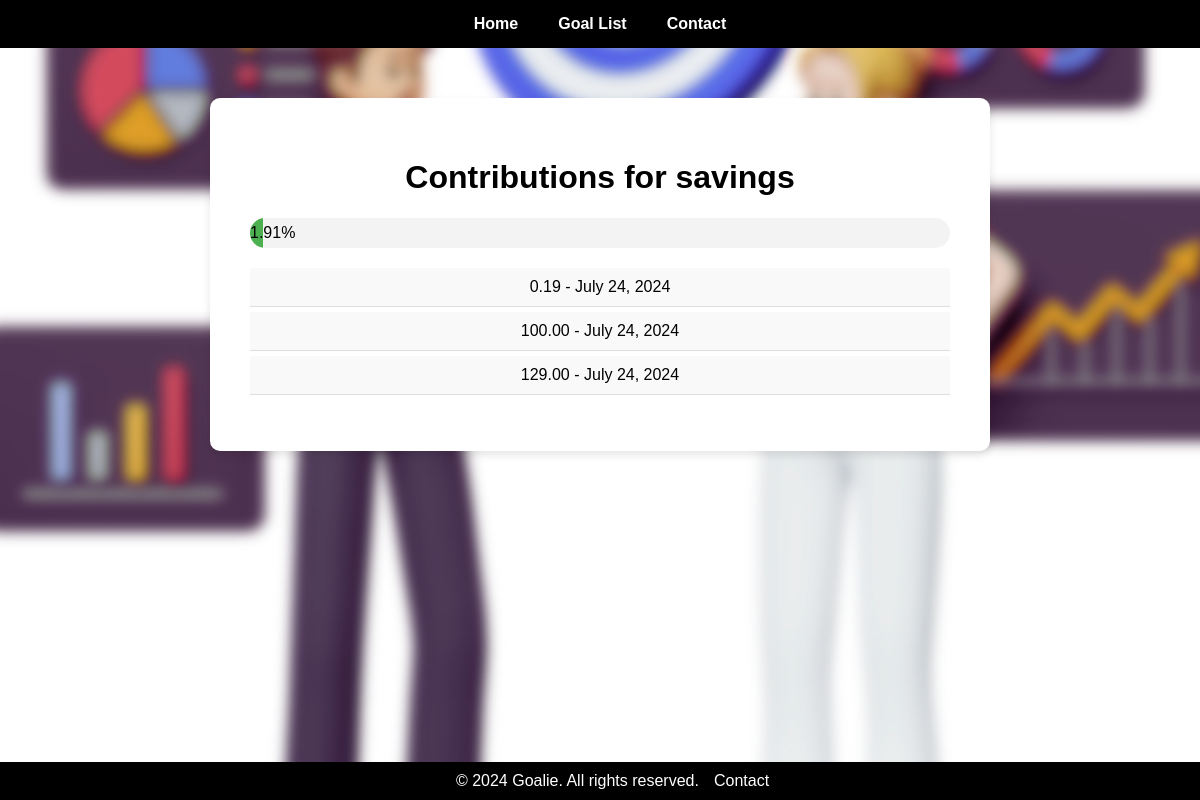
The page /Goals/goal/2/contributions/ (signed in) on the database its author committed.
### Test/Goals/models.py (models this page shows, shortened)
class Goal(models.Model):
    title = models.CharField(max_length=200)
    description = models.TextField()
    target_amount = models.DecimalField(max_digits=10, decimal_places=2)
    deadline = models.DateField()
    date = models.DateField(default=date.today)
    user = models.ForeignKey(User, on_delete=models.CASCADE)

class Contribution(models.Model):
    amount = models.DecimalField(max_digits=10, decimal_places=2)
    date = models.DateField(auto_now_add=True)  # This should be in the database schema
    goal = models.ForeignKey(Goal, on_delete=models.CASCADE, related_name='contributions')
    user = models.ForeignKey(User, on_delete=models.CASCADE)

### Test/Goals/views.py (the view)
# urls.py: path('goal/<int:goal_id>/contributions/', views.view_contributions, name='view_contributions'),
@login_required
def view_contributions(request, goal_id):
    goal = get_object_or_404(Goal, id=goal_id)
    contributions = Contribution.objects.filter(goal=goal)
    total_contributed = contributions.aggregate(Sum('amount'))['amount__sum'] or 0
    total_contributed = Decimal(total_contributed)
    try:
        target_amount = Decimal(goal.target_amount)
    except (ValueError, TypeError):
        target_amount = Decimal('0.0')
    if target_amount > 0:
        progress_percentage = (total_contributed / target_amount) * 100
    else:
        progress_percentage = 0
    context = {
        'goal': goal,
        'contributions': contributions,
        'progress_percentage': progress_percentage,
    }
    return render(request, 'goals/view_contributions.html', context)

### Test/Goals/templates/goals/view_contributions.html (shortened to what this page needs)
<!DOCTYPE html>
<html lang="en">
<head>
    {% load static %}
</head>
<body>
    <div class="top-bar">
        <a href="{% url 'index' %}">Home</a>
        <a href="{% url 'Goals:goal_list' %}">Goal List</a>
        <a href="{% url 'Users:contact' %}">Contact</a>
    </div>
    <div class="container">
        <h1>Contributions for {{ goal.title }}</h1>
        <div class="progress-container">
            <div class="progress-bar" style="width: {{ progress_percentage }}%;">
                <span>{{ progress_percentage|floatformat:2 }}%</span>
            </div>
        </div>
        <ul style="list-style: none; padding: 0;">
            {% for contribution in contributions %}
                <li style="background-color: #f9f9f9; padding: 10px; border-bottom: 1px solid #ddd; margin-bottom: 5px;">
                    {{ contribution.amount }} - {{ contribution.date }}
                </li>
            {% empty %}
                <li style="background-color: #f9f9f9; padding: 10px; border-bottom: 1px solid #ddd; margin-bottom: 5px;">
                    No contributions yet.
                </li>
            {% endfor %}
        </ul>
    </div>
    <footer>
        <p>&copy; 2024 Goalie. All rights reserved.</p>
        <a href="{% url 'Users:contact' %}" class="contact-link">Contact</a>
    </footer>
</body>
</html>

### rows shown on the page
Goal: title "savings"
Contribution: amount "0.19", date "July 24, 2024"
Contribution: amount "100.00", date "July 24, 2024"
Contribution: amount "129.00", date "July 24, 2024"

### other values the page prints
{{ progress_percentage|floatformat:2 }} "1.91"
